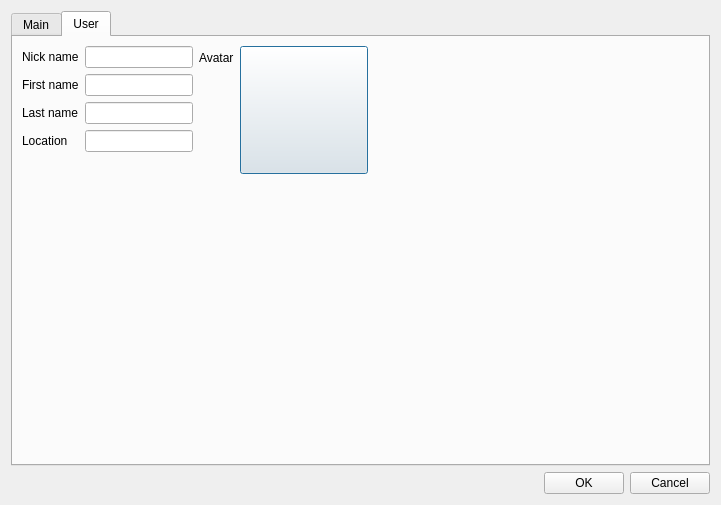
<?xml version="1.0" encoding="UTF-8"?>
<ui version="4.0">
 <class>Settings</class>
 <widget class="QDialog" name="Settings">
  <property name="geometry">
   <rect>
    <x>0</x>
    <y>0</y>
    <width>721</width>
    <height>505</height>
   </rect>
  </property>
  <property name="windowTitle">
   <string>Settings</string>
  </property>
  <layout class="QVBoxLayout" name="verticalLayout">
   <item>
    <widget class="QTabWidget" name="tabWidget">
     <property name="currentIndex">
      <number>1</number>
     </property>
     <widget class="QWidget" name="tab">
      <attribute name="title">
       <string>Main</string>
      </attribute>
      <layout class="QVBoxLayout" name="verticalLayout_2">
       <item>
        <widget class="QLabel" name="label_2">
         <property name="text">
          <string>Execute command on incoming messages:</string>
         </property>
        </widget>
       </item>
       <item>
        <widget class="QLineEdit" name="leIncomingMessageCommand"/>
       </item>
       <item>
        <spacer name="verticalSpacer">
         <property name="orientation">
          <enum>Qt::Vertical</enum>
         </property>
         <property name="sizeHint" stdset="0">
          <size>
           <width>20</width>
           <height>40</height>
          </size>
         </property>
        </spacer>
       </item>
      </layout>
     </widget>
     <widget class="QWidget" name="tab_2">
      <attribute name="icon">
       <iconset resource="../icons.qrc">
        <normaloff>:/icons/user-identity.png</normaloff>:/icons/user-identity.png</iconset>
      </attribute>
      <attribute name="title">
       <string>User</string>
      </attribute>
      <layout class="QFormLayout" name="formLayout_3">
       <item row="0" column="0">
        <layout class="QFormLayout" name="formLayout_2">
         <item row="0" column="0">
          <widget class="QLabel" name="label">
           <property name="text">
            <string>Nick name</string>
           </property>
          </widget>
         </item>
         <item row="0" column="1">
          <widget class="QLineEdit" name="leNickname"/>
         </item>
         <item row="1" column="0">
          <widget class="QLabel" name="label_3">
           <property name="text">
            <string>First name</string>
           </property>
          </widget>
         </item>
         <item row="2" column="0">
          <widget class="QLabel" name="label_4">
           <property name="text">
            <string>Last name</string>
           </property>
          </widget>
         </item>
         <item row="3" column="0">
          <widget class="QLabel" name="label_5">
           <property name="text">
            <string>Location</string>
           </property>
          </widget>
         </item>
         <item row="1" column="1">
          <widget class="QLineEdit" name="leFirstName"/>
         </item>
         <item row="2" column="1">
          <widget class="QLineEdit" name="leLastName"/>
         </item>
         <item row="3" column="1">
          <widget class="QLineEdit" name="leLocation"/>
         </item>
        </layout>
       </item>
       <item row="0" column="1">
        <layout class="QFormLayout" name="formLayout">
         <item row="0" column="0">
          <widget class="QLabel" name="label_6">
           <property name="text">
            <string>Avatar</string>
           </property>
          </widget>
         </item>
         <item row="0" column="1">
          <widget class="QPushButton" name="pbAvatar">
           <property name="sizePolicy">
            <sizepolicy hsizetype="Fixed" vsizetype="Fixed">
             <horstretch>0</horstretch>
             <verstretch>0</verstretch>
            </sizepolicy>
           </property>
           <property name="minimumSize">
            <size>
             <width>128</width>
             <height>128</height>
            </size>
           </property>
           <property name="maximumSize">
            <size>
             <width>128</width>
             <height>128</height>
            </size>
           </property>
           <property name="text">
            <string/>
           </property>
           <property name="iconSize">
            <size>
             <width>128</width>
             <height>128</height>
            </size>
           </property>
          </widget>
         </item>
        </layout>
       </item>
      </layout>
     </widget>
    </widget>
   </item>
   <item>
    <layout class="QHBoxLayout" name="horizontalLayout">
     <item>
      <spacer name="horizontalSpacer">
       <property name="orientation">
        <enum>Qt::Horizontal</enum>
       </property>
       <property name="sizeHint" stdset="0">
        <size>
         <width>40</width>
         <height>20</height>
        </size>
       </property>
      </spacer>
     </item>
     <item>
      <widget class="QPushButton" name="pbOk">
       <property name="text">
        <string>OK</string>
       </property>
       <property name="icon">
        <iconset resource="../icons.qrc">
         <normaloff>:/icons/dialog-ok-apply.png</normaloff>:/icons/dialog-ok-apply.png</iconset>
       </property>
      </widget>
     </item>
     <item>
      <widget class="QPushButton" name="pbCancel">
       <property name="text">
        <string>Cancel</string>
       </property>
       <property name="icon">
        <iconset resource="../icons.qrc">
         <normaloff>:/icons/dialog-cancel.png</normaloff>:/icons/dialog-cancel.png</iconset>
       </property>
      </widget>
     </item>
    </layout>
   </item>
  </layout>
 </widget>
 <resources>
  <include location="../icons.qrc"/>
 </resources>
 <connections>
  <connection>
   <sender>pbOk</sender>
   <signal>pressed()</signal>
   <receiver>Settings</receiver>
   <slot>accept()</slot>
   <hints>
    <hint type="sourcelabel">
     <x>567</x>
     <y>433</y>
    </hint>
    <hint type="destinationlabel">
     <x>157</x>
     <y>274</y>
    </hint>
   </hints>
  </connection>
  <connection>
   <sender>pbCancel</sender>
   <signal>pressed()</signal>
   <receiver>Settings</receiver>
   <slot>reject()</slot>
   <hints>
    <hint type="sourcelabel">
     <x>661</x>
     <y>433</y>
    </hint>
    <hint type="destinationlabel">
     <x>286</x>
     <y>274</y>
    </hint>
   </hints>
  </connection>
 </connections>
</ui>
